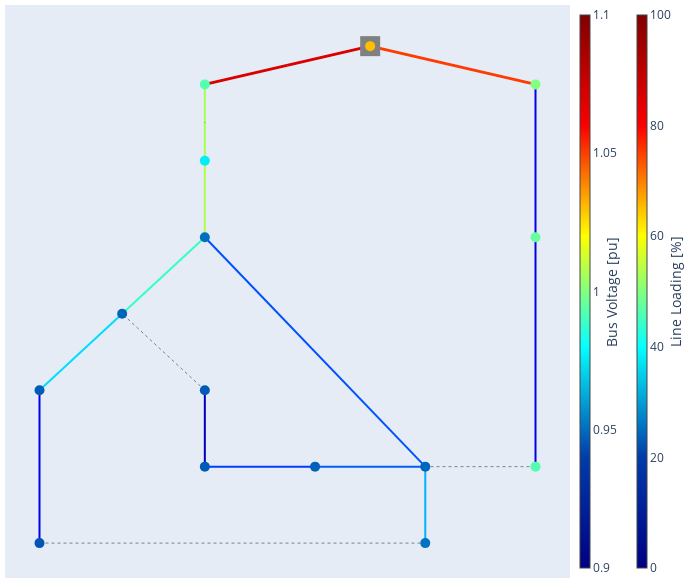

Here is the notebook cell this chart was saved with:
### Code cell
pp.runpp(net)
pf_res_plotly(net, auto_open=False, aspectratio=(1.2,1))

### Figure 1 — Plotly figure (JSON) as saved in the notebook; plotly's stock layout.template omitted (floating-point values rounded to 4 significant figures)
{"data": [{"hoverinfo": "text", "legendgroup": "lines", "line": {"color": "rgb(166.93548387096772,255.0,79.83870967741936)", "dash": "solid", "width": 2}, "mode": "lines", "name": "lines", "showlegend": true, "text": "Line 1-2<br />I = 55.102 %<br />I_from = 0.079 kA<br />I_to = 0.08 kA<br />", "type": "scatter", "x": [4, 4, 4], "y": [15, 14, 13]}, {"hoverinfo": "text", "legendgroup": "lines", "line": {"color": "rgb(173.3870967741935,255.0,73.38709677419357)", "dash": "solid", "width": 2}, "mode": "lines", "name": "lines", "showlegend": false, "text": "Line 2-3<br />I = 56.127 %<br />I_from = 0.08 kA<br />I_to = 0.081 kA<br />", "type": "scatter", "x": [4, 4, 4], "y": [13, 12, 11]}, {"hoverinfo": "text", "legendgroup": "lines", "line": {"color": "rgb(54.03225806451608,255.0,192.74193548387103)", "dash": "solid", "width": 2}, "mode": "lines", "name": "lines", "showlegend": false, "text": "Line 3-4<br />I = 41.432 %<br />I_from = 0.06 kA<br />I_to = 0.06 kA<br />", "type": "scatter", "x": [4, 3.25, 2.5], "y": [11, 10, 9]}, {"hoverinfo": "text", "legendgroup": "lines", "line": {"color": "rgb(0.0,220.5,254.03225806451613)", "dash": "solid", "width": 2}, "mode": "lines", "name": "lines", "showlegend": false, "text": "Line 4-5<br />I = 34.312 %<br />I_from = 0.05 kA<br />I_to = 0.05 kA<br />", "type": "scatter", "x": [2.5, 1.75, 1], "y": [9, 8, 7]}, {"hoverinfo": "text", "legendgroup": "lines", "line": {"color": "rgb(0.0,0.0,236.59090909090907)", "dash": "solid", "width": 2}, "mode": "lines", "name": "lines", "showlegend": false, "text": "Line 5-6<br />I = 9.632 %<br />I_from = 0.014 kA<br />I_to = 0.014 kA<br />", "type": "scatter", "x": [1, 1, 1], "y": [7, 5, 3]}, {"hoverinfo": "text", "legendgroup": "lines", "line": {"color": "rgb(0.0,176.5,255.0)", "dash": "solid", "width": 2}, "mode": "lines", "name": "lines", "showlegend": false, "text": "Line 7-8<br />I = 29.805 %<br />I_from = 0.043 kA<br />I_to = 0.043 kA<br />", "type": "scatter", "x": [8, 8, 8], "y": [3, 4, 5]}, {"hoverinfo": "text", "legendgroup": "lines", "line": {"color": "rgb(0.0,92.5,255.0)", "dash": "solid", "width": 2}, "mode": "lines", "name": "lines", "showlegend": false, "text": "Line 8-9<br />I = 21.65 %<br />I_from = 0.031 kA<br />I_to = 0.031 kA<br />", "type": "scatter", "x": [8, 7, 6], "y": [5, 5, 5]}, {"hoverinfo": "text", "legendgroup": "lines", "line": {"color": "rgb(0.0,60.5,255.0)", "dash": "solid", "width": 2}, "mode": "lines", "name": "lines", "showlegend": false, "text": "Line 9-10<br />I = 18.384 %<br />I_from = 0.027 kA<br />I_to = 0.027 kA<br />", "type": "scatter", "x": [6, 5, 4], "y": [5, 5, 5]}, {"hoverinfo": "text", "legendgroup": "lines", "line": {"color": "rgb(0.0,0.0,186.5909090909091)", "dash": "solid", "width": 2}, "mode": "lines", "name": "lines", "showlegend": false, "text": "Line 10-11<br />I = 5.253 %<br />I_from = 0.008 kA<br />I_to = 0.008 kA<br />", "type": "scatter", "x": [4, 4, 4], "y": [5, 6, 7]}, {"hoverinfo": "text", "legendgroup": "lines", "line": {"color": "rgb(0.0,80.5,255.0)", "dash": "solid", "width": 2}, "mode": "lines", "name": "lines", "showlegend": false, "text": "Line 3-8<br />I = 20.425 %<br />I_from = 0.029 kA<br />I_to = 0.03 kA<br />", "type": "scatter", "x": [4, 6, 8], "y": [11, 8, 5]}, {"hoverinfo": "text", "legendgroup": "lines", "line": {"color": "rgb(0.0,0.0,236.59090909090907)", "dash": "solid", "width": 2}, "mode": "lines", "name": "lines", "showlegend": false, "text": "Line 12-13<br />I = 9.476 %<br />I_from = 0.018 kA<br />I_to = 0.018 kA<br />", "type": "scatter", "x": [10, 10, 10], "y": [15, 13, 11]}, {"hoverinfo": "text", "legendgroup": "lines", "line": {"color": "rgb(0.0,0.0,227.49999999999997)", "dash": "solid", "width": 2}, "mode": "lines", "name": "lines", "showlegend": false, "text": "Line 13-14<br />I = 8.909 %<br />I_from = 0.017 kA<br />I_to = 0.017 kA<br />", "type": "scatter", "x": [10, 10, 10], "y": [11, 8, 5]}, {"marker": {"cmax": 100, "cmin": 0, "color": "rgb(255,255,255)", "colorbar": {"thickness": 10, "title": {"side": "right", "text": "Line Loading [%]"}, "x": 1.1}, "colorscale": [[0, "rgb(0,0,131)"], [0.2, "rgb(0,60,170)"], [0.4, "rgb(5,255,255)"], [0.6, "rgb(255,255,0)"], [0.8, "rgb(250,0,0)"], [1, "rgb(128,0,0)"]], "opacity": 0, "size": 0}, "mode": "markers", "type": "scatter", "x": [4], "y": [15]}, {"hoverinfo": "text", "legendgroup": "disconnected lines", "line": {"color": "rgb(128, 128, 128)", "dash": "dot", "width": 1}, "mode": "lines", "name": "disconnected branches", "showlegend": true, "text": "Line 6-7<br />I = 0.086 %<br />I_from = 0.0 kA<br />I_to = 0.0 kA<br />", "type": "scatter", "x": [1, 4.5, 8], "y": [3, 3, 3]}, {"hoverinfo": "text", "legendgroup": "disconnected lines", "line": {"color": "rgb(128, 128, 128)", "dash": "dot", "width": 1}, "mode": "lines", "name": "disconnected branches", "showlegend": false, "text": "Line 11-4<br />I = 0.175 %<br />I_from = 0.0 kA<br />I_to = 0.0 kA<br />", "type": "scatter", "x": [4, 3.25, 2.5], "y": [7, 8, 9]}, {"hoverinfo": "text", "legendgroup": "disconnected lines", "line": {"color": "rgb(128, 128, 128)", "dash": "dot", "width": 1}, "mode": "lines", "name": "disconnected branches", "showlegend": false, "text": "Line 14-8<br />I = 0.037 %<br />I_from = 0.0 kA<br />I_to = 0.0 kA<br />", "type": "scatter", "x": [10, 9, 8], "y": [5, 5, 5]}, {"hoverinfo": "text", "legendgroup": "lines", "marker": {"color": "rgb(128, 128, 128)", "size": 1, "symbol": "circle"}, "mode": "markers", "name": "edge_center", "showlegend": false, "text": ["Line 1-2<br />I = 55.102 %<br />I_from = 0.079 kA<br />I_to = 0.08 kA<br />", "Line 2-3<br />I = 56.127 %<br />I_from = 0.08 kA<br />I_to = 0.081 kA<br />", "Line 3-4<br />I = 41.432 %<br />I_from = 0.06 kA<br />I_to = 0.06 kA<br />", "Line 4-5<br />I = 34.312 %<br />I_from = 0.05 kA<br />I_to = 0.05 kA<br />", "Line 5-6<br />I = 9.632 %<br />I_from = 0.014 kA<br />I_to = 0.014 kA<br />", "Line 7-8<br />I = 29.805 %<br />I_from = 0.043 kA<br />I_to = 0.043 kA<br />", "Line 8-9<br />I = 21.65 %<br />I_from = 0.031 kA<br />I_to = 0.031 kA<br />", "Line 9-10<br />I = 18.384 %<br />I_from = 0.027 kA<br />I_to = 0.027 kA<br />", "Line 10-11<br />I = 5.253 %<br />I_from = 0.008 kA<br />I_to = 0.008 kA<br />", "Line 3-8<br />I = 20.425 %<br />I_from = 0.029 kA<br />I_to = 0.03 kA<br />", "Line 12-13<br />I = 9.476 %<br />I_from = 0.018 kA<br />I_to = 0.018 kA<br />", "Line 13-14<br />I = 8.909 %<br />I_from = 0.017 kA<br />I_to = 0.017 kA<br />", "Line 6-7<br />I = 0.086 %<br />I_from = 0.0 kA<br />I_to = 0.0 kA<br />", "Line 11-4<br />I = 0.175 %<br />I_from = 0.0 kA<br />I_to = 0.0 kA<br />", "Line 14-8<br />I = 0.037 %<br />I_from = 0.0 kA<br />I_to = 0.0 kA<br />"], "type": "scatter", "x": [4], "y": [14]}, {"hoverinfo": "text", "legendgroup": "2W transformers", "line": {"color": "rgb(218.40909090909096,0.0,0.0)", "width": 3}, "mode": "lines", "name": "2W transformers", "showlegend": true, "text": "Trafo 0-1<br />I = 92.111 %<br />I_hv = 0.06 kA<br />I_lv = 0.665 kA<br />", "type": "scatter", "x": [7, 5.5, 4], "y": [16, 15.5, 15]}, {"hoverinfo": "text", "legendgroup": "2W transformers", "line": {"color": "rgb(255.0,59.44444444444448,0.0)", "width": 3}, "mode": "lines", "name": "2W transformers", "showlegend": false, "text": "Trafo 0-12<br />I = 84.698 %<br />I_hv = 0.056 kA<br />I_lv = 0.611 kA<br />", "type": "scatter", "x": [7, 8.5, 10], "y": [16, 15.5, 15]}, {"hoverinfo": "text", "legendgroup": "2W transformers", "marker": {"color": "rgb(255.0,59.44444444444448,0.0)", "size": 1, "symbol": "circle"}, "mode": "markers", "name": "edge_center", "showlegend": false, "text": ["Trafo 0-1<br />I = 92.111 %<br />I_hv = 0.06 kA<br />I_lv = 0.665 kA<br />", "Trafo 0-12<br />I = 84.698 %<br />I_hv = 0.056 kA<br />I_lv = 0.611 kA<br />"], "type": "scatter", "x": [5.5], "y": [15.5]}, {"hoverinfo": "text", "marker": {"color": "rgb(128, 128, 128)", "size": 20, "symbol": "square"}, "mode": "markers", "name": "external_grid", "text": ["Bus 0"], "type": "scatter", "x": [7], "y": [16]}, {"hoverinfo": "text", "marker": {"cmax": 1.1, "cmin": 0.9, "color": [1.03, 0.9925, 0.9763, 0.9503, 0.9481, 0.9465, 0.9452, 0.9514, 0.9484, 0.9476, 0.9463, 0.9461, 1.0, 0.9953, 0.9926], "colorbar": {"thickness": 10, "title": {"side": "right", "text": "Bus Voltage [pu]"}, "x": 1}, "colorscale": [[0, "rgb(0,0,131)"], [0.2, "rgb(0,60,170)"], [0.4, "rgb(5,255,255)"], [0.6, "rgb(255,255,0)"], [0.8, "rgb(250,0,0)"], [1, "rgb(128,0,0)"]], "size": 10, "symbol": "circle"}, "mode": "markers", "name": "buses", "text": ["Bus 0<br />V_m = 1.03 pu<br />V_m = 226.6 kV<br />V_a = 0.0 deg", "Bus 1<br />V_m = 0.993 pu<br />V_m = 19.851 kV<br />V_a = -35.896 deg", "Bus 2<br />V_m = 0.976 pu<br />V_m = 19.525 kV<br />V_a = -36.171 deg", "Bus 3<br />V_m = 0.95 pu<br />V_m = 19.005 kV<br />V_a = -36.6 deg", "Bus 4<br />V_m = 0.948 pu<br />V_m = 18.962 kV<br />V_a = -36.705 deg", "Bus 5<br />V_m = 0.947 pu<br />V_m = 18.93 kV<br />V_a = -36.789 deg", "Bus 6<br />V_m = 0.945 pu<br />V_m = 18.903 kV<br />V_a = -36.841 deg", "Bus 7<br />V_m = 0.951 pu<br />V_m = 19.027 kV<br />V_a = -36.194 deg", "Bus 8<br />V_m = 0.948 pu<br />V_m = 18.967 kV<br />V_a = -36.469 deg", "Bus 9<br />V_m = 0.948 pu<br />V_m = 18.952 kV<br />V_a = -36.477 deg", "Bus 10<br />V_m = 0.946 pu<br />V_m = 18.926 kV<br />V_a = -36.528 deg", "Bus 11<br />V_m = 0.946 pu<br />V_m = 18.923 kV<br />V_a = -36.534 deg", "Bus 12<br />V_m = 1.0 pu<br />V_m = 20.003 kV<br />V_a = -35.487 deg", "Bus 13<br />V_m = 0.995 pu<br />V_m = 19.907 kV<br />V_a = -35.538 deg", "Bus 14<br />V_m = 0.993 pu<br />V_m = 19.851 kV<br />V_a = -35.568 deg"], "type": "scatter", "x": [7, 4, 4, 4, 2.5, 1, 1, 8, 8, 6, 4, 4, 10, 10, 10], "y": [16, 15, 13, 11, 9, 7, 3, 3, 5, 5, 5, 7, 15, 11, 5]}], "layout": {"autosize": false, "height": 583.3, "hovermode": "closest", "legend": {"itemsizing": "constant"}, "margin": {"b": 5, "l": 5, "r": 5, "t": 5}, "showlegend": false, "title": {"font": {"size": 16}}, "width": 700, "xaxis": {"showgrid": false, "showticklabels": false, "zeroline": false}, "yaxis": {"showgrid": false, "showticklabels": false, "zeroline": false}}}
